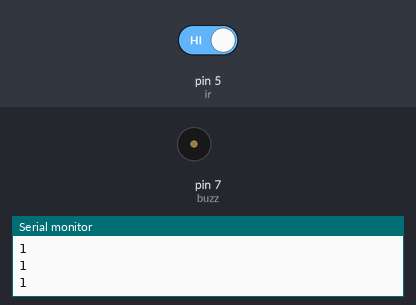
A sketch run on a simulated Arduino Uno, built with avr-gcc and run on an emulated ATmega328P. On the bench: buzzer (waves = sounding, pin HIGH), the last lines printed to the serial monitor. Inputs (shaded band) come from the test bench; at power-on: pin 5 (ir) HIGH.

Above: at 2.8 s.
2.9 s: pin 5 (ir) driven LOW
At 3.8 s:
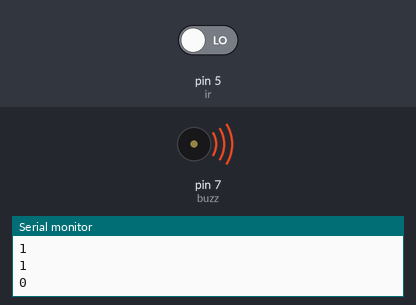
4.5 s: pin 5 (ir) driven HIGH
At 5.3 s:
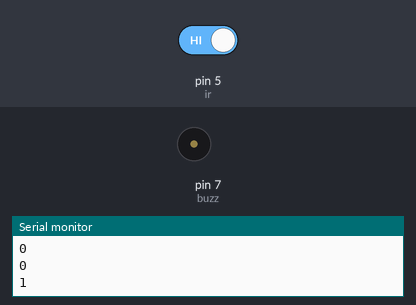
Timing chart, 0 to 7.5 s (numbered marks = the images above; inputs shaded):
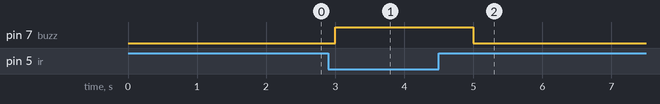

Measured:
- after the input at 2.9 s, pin 7 (buzz): LOW → HIGH after 0.10 s
- after the input at 4.5 s, pin 7 (buzz): HIGH → LOW after 0.50 s

The sketch:

IR_sensor.ino
```cpp
int ir = 5;
int buzz = 7;
void setup() {
  pinMode(ir,INPUT);
  pinMode(buzz,OUTPUT);
  Serial.begin(9600);
}
void loop() {
  int val = digitalRead(ir);
  if(val== LOW){
   Serial.println(val);
   digitalWrite(buzz,HIGH);
  }else{
    Serial.println(val);
   digitalWrite(buzz,LOW);
   }
   delay(1000);

}
```
